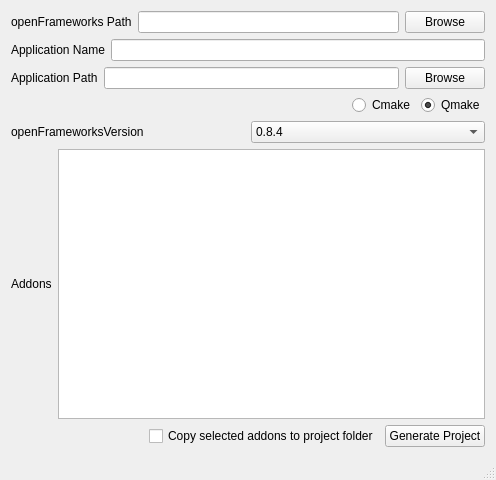
<?xml version="1.0" encoding="UTF-8"?>
<ui version="4.0">
 <class>MainWindow</class>
 <widget class="QMainWindow" name="MainWindow">
  <property name="geometry">
   <rect>
    <x>0</x>
    <y>0</y>
    <width>496</width>
    <height>480</height>
   </rect>
  </property>
  <property name="windowTitle">
   <string>ofxProjectGenerator</string>
  </property>
  <widget class="QWidget" name="centralWidget">
   <layout class="QVBoxLayout" name="verticalLayout">
    <item>
     <layout class="QHBoxLayout" name="horizontalLayout_6">
      <item>
       <widget class="QLabel" name="label_4">
        <property name="text">
         <string>openFrameworks Path</string>
        </property>
       </widget>
      </item>
      <item>
       <widget class="QLineEdit" name="lineEditOfPath"/>
      </item>
      <item>
       <widget class="QPushButton" name="buttonOfPath">
        <property name="text">
         <string>Browse</string>
        </property>
       </widget>
      </item>
     </layout>
    </item>
    <item>
     <layout class="QHBoxLayout" name="horizontalLayout">
      <item>
       <widget class="QLabel" name="label">
        <property name="text">
         <string>Application Name</string>
        </property>
       </widget>
      </item>
      <item>
       <widget class="QLineEdit" name="lineEditAppName"/>
      </item>
     </layout>
    </item>
    <item>
     <layout class="QHBoxLayout" name="horizontalLayout_2">
      <item>
       <widget class="QLabel" name="label_2">
        <property name="text">
         <string>Application Path</string>
        </property>
       </widget>
      </item>
      <item>
       <widget class="QLineEdit" name="lineEditAppPath"/>
      </item>
      <item>
       <widget class="QPushButton" name="buttonAppPath">
        <property name="text">
         <string>Browse</string>
        </property>
       </widget>
      </item>
     </layout>
    </item>
    <item>
     <layout class="QHBoxLayout" name="horizontalLayout_7">
      <item>
       <spacer name="horizontalSpacer_2">
        <property name="orientation">
         <enum>Qt::Horizontal</enum>
        </property>
        <property name="sizeHint" stdset="0">
         <size>
          <width>40</width>
          <height>20</height>
         </size>
        </property>
       </spacer>
      </item>
      <item>
       <widget class="QRadioButton" name="radioButtonCmake">
        <property name="text">
         <string>Cmake</string>
        </property>
       </widget>
      </item>
      <item>
       <widget class="QRadioButton" name="radioButtonQmake">
        <property name="text">
         <string>Qmake</string>
        </property>
        <property name="checked">
         <bool>true</bool>
        </property>
       </widget>
      </item>
     </layout>
    </item>
    <item>
     <layout class="QHBoxLayout" name="horizontalLayout_5">
      <item>
       <widget class="QLabel" name="label_5">
        <property name="text">
         <string>openFrameworksVersion</string>
        </property>
       </widget>
      </item>
      <item>
       <widget class="QComboBox" name="comboBox">
        <item>
         <property name="text">
          <string>0.8.4</string>
         </property>
        </item>
        <item>
         <property name="text">
          <string>0.9 x64</string>
         </property>
        </item>
        <item>
         <property name="text">
          <string>0.9 x86</string>
         </property>
        </item>
       </widget>
      </item>
     </layout>
    </item>
    <item>
     <layout class="QHBoxLayout" name="horizontalLayout_3">
      <item>
       <widget class="QLabel" name="label_3">
        <property name="text">
         <string>Addons</string>
        </property>
       </widget>
      </item>
      <item>
       <widget class="QListWidget" name="listWidget"/>
      </item>
     </layout>
    </item>
    <item>
     <layout class="QHBoxLayout" name="horizontalLayout_8">
      <item>
       <spacer name="horizontalSpacer">
        <property name="orientation">
         <enum>Qt::Horizontal</enum>
        </property>
        <property name="sizeHint" stdset="0">
         <size>
          <width>40</width>
          <height>20</height>
         </size>
        </property>
       </spacer>
      </item>
      <item>
       <widget class="QCheckBox" name="checkBox">
        <property name="enabled">
         <bool>true</bool>
        </property>
        <property name="toolTip">
         <string/>
        </property>
        <property name="text">
         <string>Copy selected addons to project folder</string>
        </property>
       </widget>
      </item>
      <item>
       <widget class="QPushButton" name="buttonGenerate">
        <property name="text">
         <string>Generate Project</string>
        </property>
       </widget>
      </item>
     </layout>
    </item>
    <item>
     <layout class="QHBoxLayout" name="horizontalLayout_4"/>
    </item>
   </layout>
  </widget>
  <widget class="QStatusBar" name="statusBar"/>
 </widget>
 <layoutdefault spacing="6" margin="11"/>
 <resources/>
 <connections/>
</ui>
